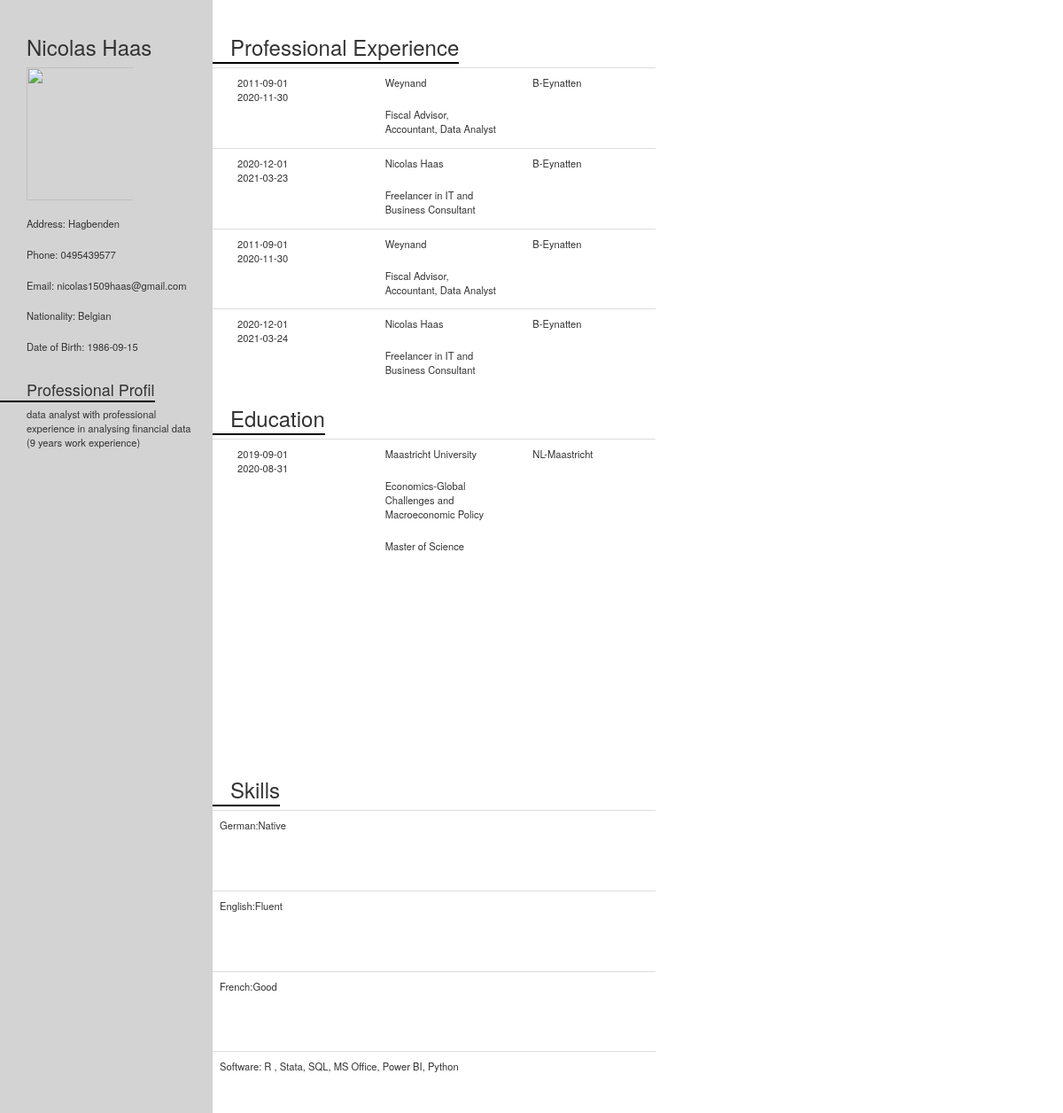
The page /result (signed in) on the database its author committed.
### tables this page shows
CREATE TABLE personal (name text,picture image, address text, email text, phone text, nationality text, date_of_birth date, professional text, ID int, FOREIGN KEY(ID) REFERENCES users(id));

CREATE TABLE 'experience2' (id INTEGER,'start_date' DATE, end_date DATE, company STRING(300), description VARCHAR, 'Place' text, FOREIGN KEY(id) REFERENCES users(id));

CREATE TABLE 'education2' (ide INTEGER,'start_date' DATE, end_date DATE, institution STRING(300),'study' text, level VARCHAR, 'Place' text, FOREIGN KEY(ide) REFERENCES users(id));

CREATE TABLE 'skills' (IDE INTEGER,'type' STRING(300), FOREIGN KEY(IDE) REFERENCES users(id));

### application.py (the view)
@app.route("/result", methods=["GET"])
def result():
    IDe=session["user_id"]
    personal=db.execute("select * from personal order by ID desc limit 1")
    personal=personal.fetchone()
    experience=db.execute("select start_date,end_date,company,description,Place from experience2 where id=?",(IDe,))
    experience=experience.fetchall()
    education=db.execute("select start_date,end_date,institution,study,level,Place from education2 where ide=?",(IDe,))
    education=education.fetchall()
    skills=db.execute("select type from skills where IDE=?",(IDe,))
    skills=skills.fetchall()
    print(skills)
    return render_template("Layout_cv.html", personal=personal, experience=experience,education=education,skills=skills)

### templates/Layout_cv.html (shortened to what this page needs)
<!DOCTYPE html>
<html lang="en">
    <head>
        <link rel="stylesheet" type="text/css" href="https://maxcdn.bootstrapcdn.com/bootstrap/3.3.7/css/bootstrap.min.css">
    </head>
    <body>
        <div>
        <div class="split left">
        <h3 style="padding-left: 30px;">{{personal[0]}}</h3>
        <img src="https://ide-53cec3ba71e4421c9ba3858b9e6757de-8080.cs50.ws/res2" width="150" height="150" style="padding-left: 30px;"/>
        <h2 style="font-size: 0.8em">
        <div><p style="padding-left: 30px;overflow-wrap: break-word;">Address: {{personal[2]}}</p><br /><p style="padding-left: 30px;overflow-wrap: break-word;">Phone: {{personal[4]}}</p><br /><p style="padding-left: 30px;overflow-wrap: break-word;">Email: {{personal[3]}}</p><br /><p style="padding-left: 30px;overflow-wrap: break-word;">Nationality: {{personal[5]}}</p><br /><p style="padding-left: 30px;overflow-wrap: break-word;">Date of Birth: {{personal[6]}}</p><br /></div>
        </h2>
        <h4>
        <span style="padding-left: 30px;border-bottom: 2px solid black; width: 100%">Professional Profil</span>
        </h4>
        <table>
          <tr>
            <td><p style="padding-left: 30px;overflow-wrap: break-word; font-size: 0.8em;padding-right: 20px;">{{personal[7]}}</p></td>
          </tr>
        </table></div>
        <div class="split2 right">
        <h3>
        <span style="padding-left: 20px;border-bottom: 2px solid black; width: 100%;">Professional Experience</span>
        </h3>
        <table class="table" style="padding-left: 100px;">
          {% for row in experience %}
          <tr>
            <td class="td"><div style="word-wrap: break-word; font-size: 0.8em;padding-left: 20px">{{row[0]}}<br/>{{row[1]}}</div></td>
            <td class="td"><div style="word-wrap: break-word; font-size: 0.8em;padding-left: 20px">{{row[2]}}</div><br /><div style="word-wrap: break-word; font-size: 0.8em;padding-left: 20px;">{{row[3]}}</div></td>
            <td class="td"><div style="word-wrap: break-word; font-size: 0.8em;padding-left: 20px">{{row[4]}}</div></td>
          </tr>
          {% endfor %}
        </table>
        <h3>
        <span style="padding-left: 20px;border-bottom: 2px solid black; width: 100%">Education</span>
        </h3>
        <table class="table" style="padding-left: 100px;">
          {% for row2 in education %}
          <tr>
            <td class="td"><div style="word-wrap: break-word; font-size: 0.8em;padding-left: 20px;">{{row2[0]}}<br/>{{row2[1]}}</div></td>
            <td class="td"><div style="word-wrap: break-word; font-size: 0.8em;padding-left: 20px;">{{row2[2]}}</div><br /><div style="word-wrap: break-word; font-size: 0.8em;padding-left: 20px;">{{row2[3]}}</div><br/><div style="word-wrap: break-word; font-size: 0.8em;padding-left: 20px;">{{row2[4]}}</div></td>
            <td class="td"><div style="word-wrap: break-word; font-size: 0.8em;padding-left: 20px;">{{row2[5]}}</div></td>
          </tr>
          {% endfor %}
        </table>
        <h3>
        <span style="padding-left: 20px;border-bottom: 2px solid black; width: 100%">Skills</span>
        </h3>
        <table class = "table" style="padding-left: 100px;">
          {% for row3 in skills %}
          <tr>
            <td><div style="word-wrap: break-word; font-size: 0.8em">{{row3[0]}}</div></td>
          </tr>
          {% endfor %}
        </table>
        </div>
        </div>
    </body>
</html>

### templates/Layout_cv.html (style rules this page uses)
.table { height: 30%; width:500px; table-layout:fixed; border-collapse: collapse; }
body { height: 842px; width: 595px; margin-left: auto; margin-right: auto; }
.split { height: 100%; width: 20%; position: fixed; z-index: 1; top: 0; overflow-x: hidden; padding-top: 20px; }
.split2 { height: 80%; width: 80%; position: fixed; z-index: 1; top: 0; overflow-x: hidden; padding-top: 20px; }
.left { left: 0; background-color: lightgrey !important; }
.right { right: 0; background-color: none; }
.td { display: table-cell; }

### rows shown on the page
personal: name "Nicolas Haas", address "Hagbenden", phone "0495439577", email "nicolas1509haas@gmail.com", nationality "Belgian", date_of_birth "1986-09-15", professional "data analyst with professional experience in analysing financial data (9 years work experience)"
experience2: start_date "2011-09-01", end_date "2020-11-30", company "Weynand", description "Fiscal Advisor, Accountant, Data Analyst", Place "B-Eynatten"
experience2: start_date "2020-12-01", end_date "2021-03-23", company "Nicolas Haas", description "Freelancer in IT and Business Consultant", Place "B-Eynatten"
experience2: start_date "2011-09-01", end_date "2020-11-30", company "Weynand", description "Fiscal Advisor, Accountant, Data Analyst", Place "B-Eynatten"
experience2: start_date "2020-12-01", end_date "2021-03-24", company "Nicolas Haas", description "Freelancer in IT and Business Consultant", Place "B-Eynatten"
education2: start_date "2019-09-01", end_date "2020-08-31", institution "Maastricht University", study "Economics-Global Challenges and Macroeconomic Policy", level "Master of Science", Place "NL-Maastricht"
skills: type "German:Native"
skills: type "English:Fluent"
skills: type "French:Good"
skills: type "Software: R , Stata, SQL, MS Office, Power BI, Python"
